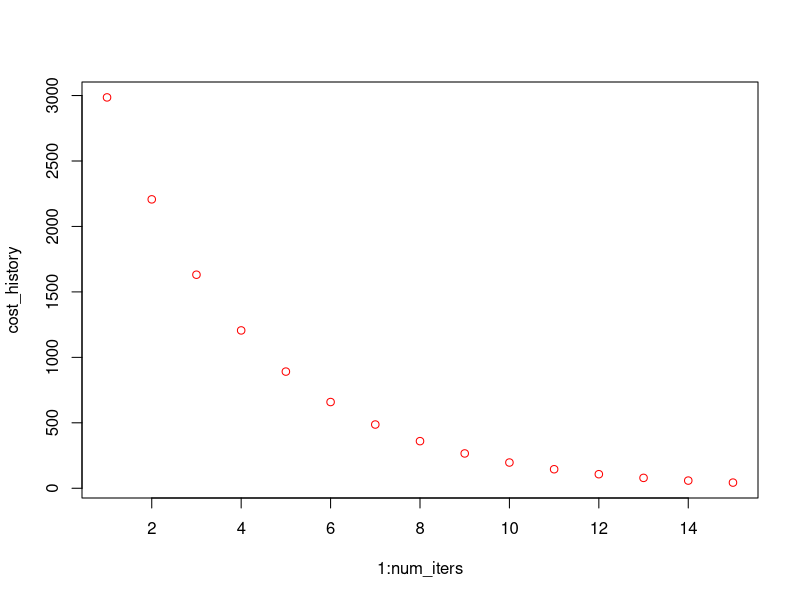

This figure's R source:
# Training Data
x1=c(1000,2000,500,3000,1500,3500,4500,5000,5500,6000)
x2=c(2,4,1,6,3,7,9,10,11,12)
y=c(24,48,12,72,36,84,108,120,132,144) # Actual Output of Training Data
# caluculating cost
cost <- function(X, y, theta) 
  {
   sum( (X %*% theta - y)^2 ) / (2*length(y))
}
alpha = 0.00000001            # learning rate
num_iters = 15       #  number of iterations
cost_history = rep(0,num_iters) 
theta_history = list(num_iters)
theta =  c(0,0,0) # Initial values of theta
X = cbind(1,x1,x2) 
 
 for (i in 1:num_iters) 
   {
    
    theta[1] = theta[1] - alpha * (1/length(y)) * sum(((X%*%theta)- y)*X[,1])
    theta[2]= theta[2] - alpha * (1/length(y)) * sum(((X%*%theta)- y)*X[,2])
    theta[3] = theta[3] - alpha * (1/length(y)) * sum(((X%*%theta)- y)*X[,3])
    cost_history[i] = cost(X, y, theta)
    theta_history[[i]] <- theta
 } 
# final Theta Values
 print(theta)
 plot(1:num_iters,cost_history,col="red")
 
 #test data
 te1=c(1500,2500) # Area 
 te2=c(2,3)  # No of Bedrooms
 y2=c()
 for (i in 1:length(te1))
 {
   y2[i]=theta[1]+theta[2]*te1[i]+theta[3]*te2[i]
 }
 
 print(y2)  #output for  Test Data
 